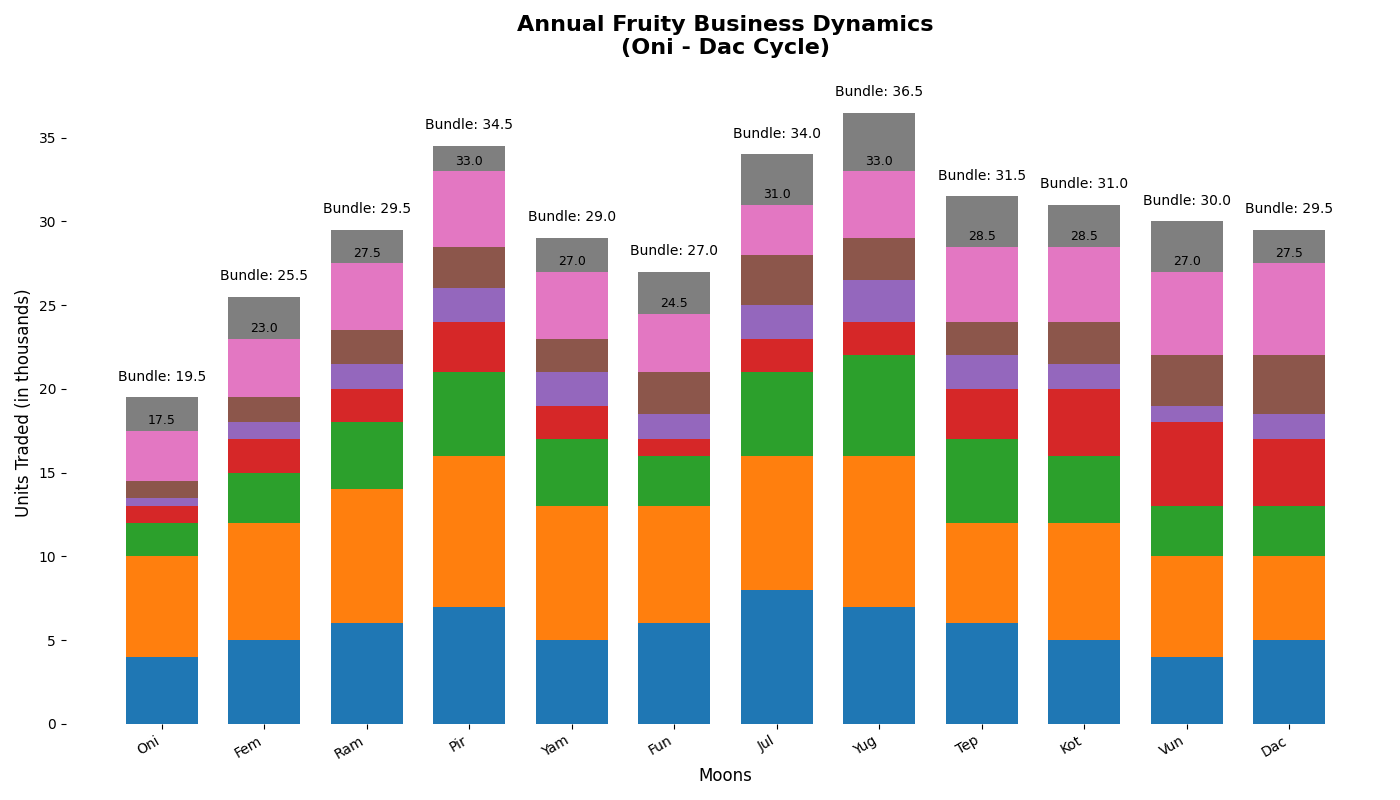

Python code for this plot:
import matplotlib.pyplot as plt
import numpy as np

months = np.array(['Oni', 'Fem', 'Ram', 'Pir', 'Yam', 'Fun', 'Jul', 'Yug', 'Tep', 'Kot', 'Vun', 'Dac'])
fruits = ['Apricots', 'Blueberries', 'Cranberries', 'Dragonfruit', 'Emu Apples', 'Feijoas', 'Guavas', 'Huckleberries']

sales_apples = np.array([4, 5, 6, 7, 5, 6, 8, 7, 6, 5, 4, 5])
sales_bananas = np.array([6, 7, 8, 9, 8, 7, 8, 9, 6, 7, 6, 5])
sales_cherries = np.array([2, 3, 4, 5, 4, 3, 5, 6, 5, 4, 3, 3])
sales_dates = np.array([1, 2, 2, 3, 2, 1, 2, 2, 3, 4, 5, 4])
sales_elderberries = np.array([0.5, 1, 1.5, 2, 2, 1.5, 2, 2.5, 2, 1.5, 1, 1.5])
sales_figs = np.array([1, 1.5, 2, 2.5, 2, 2.5, 3, 2.5, 2, 2.5, 3, 3.5])
sales_grapes = np.array([3, 3.5, 4, 4.5, 4, 3.5, 3, 4, 4.5, 4.5, 5, 5.5])
sales_honeydew = np.array([2, 2.5, 2, 1.5, 2, 2.5, 3, 3.5, 3, 2.5, 3, 2])

data = np.array([sales_apples, sales_bananas, sales_cherries, sales_dates, sales_elderberries, sales_figs, sales_grapes, sales_honeydew])

n_months = len(months)
x = np.arange(n_months)
bar_width = 0.7

fig, ax = plt.subplots(figsize=(14, 8))

bottom = np.zeros(n_months)
new_colors = ['#1f77b4', '#ff7f0e', '#2ca02c', '#d62728', '#9467bd', '#8c564b', '#e377c2', '#7f7f7f']
for i, (sales, color) in enumerate(zip(data, new_colors)):
    bars = ax.bar(x, sales, width=bar_width, color=color, bottom=bottom)
    bottom += sales
    
    if i == 6:
        for bar in bars:
            yval = bar.get_height() + bar.get_y()
            ax.text(bar.get_x() + bar.get_width()/2, yval + 0.2, f'{yval:.1f}', ha='center', va='bottom', fontsize=9, color='black')

ax.set_xlabel('Moons', fontsize=12)
ax.set_ylabel('Units Traded (in thousands)', fontsize=12)
ax.set_title('Annual Fruity Business Dynamics\n(Oni - Dac Cycle)', fontsize=16, fontweight='bold', pad=20)
ax.set_xticks(x)
ax.set_xticklabels(months)
plt.xticks(rotation=30, ha='right')

total_sales = data.sum(axis=0)
for idx, total in enumerate(total_sales):
    ax.annotate(f'Bundle: {total:.1f}', xy=(idx, total + 1), fontsize=10, ha='center', color='black')

ax.spines['top'].set_visible(False)
ax.spines['right'].set_visible(False)
ax.spines['left'].set_visible(False)
ax.spines['bottom'].set_visible(False)

plt.tight_layout()
plt.show()
